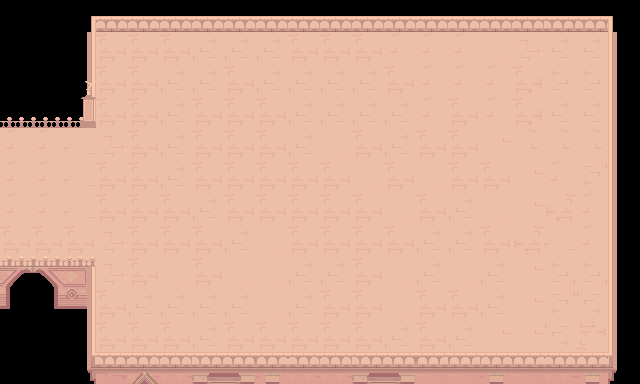

A level layout from a 2D game, rendered from its tile map. Below: a short description, then the map file with its tile-grid data intact:
An orthogonal 20x12 tile map with 32x32 px tiles, 3 tile layers (fences, floor, decorations).

<map version="1.10" tiledversion="1.10.2" orientation="orthogonal" renderorder="right-down" width="20" height="12" tilewidth="32" tileheight="32" infinite="0" nextlayerid="4" nextobjectid="1">
 <editorsettings>
  <export target="ArenaBoss.json" format="json" />
 </editorsettings>
 <tileset firstgid="1" name="GP Final Tilemap" tilewidth="32" tileheight="32" tilecount="200" columns="20">
  <image source="arenatilemap.png" width="640" height="320" />
 </tileset>
 <layer id="1" name="fences" width="20" height="12">
  <data encoding="csv">
0,0,68,84,84,84,84,84,84,84,84,84,84,84,84,84,84,69,69,2147483716,
0,0,88,0,0,0,0,0,0,0,0,0,0,0,0,0,0,0,0,2147483736,
0,0,128,0,0,0,0,0,0,0,0,0,0,0,0,0,0,0,0,2147483756,
95,96,97,0,0,0,0,0,0,0,0,0,0,0,0,0,0,0,0,2147483776,
103,0,0,0,0,0,0,0,0,0,0,0,0,0,0,0,0,0,0,107,
2147483751,0,0,0,0,0,0,0,0,0,0,0,0,0,0,0,0,0,0,107,
2147483759,0,0,0,0,0,0,0,0,0,0,0,0,0,0,0,0,0,0,107,
2147483762,0,0,0,0,0,0,0,0,0,0,0,0,0,0,0,0,0,0,107,
135,136,137,0,0,0,0,0,0,0,0,0,0,0,0,0,0,0,0,2147483736,
155,156,108,0,0,0,0,0,0,0,0,0,0,0,0,0,0,0,0,2147483756,
0,0,128,0,0,0,0,0,0,0,0,0,0,0,0,0,0,0,0,2147483776,
0,0,148,158,151,151,149,150,152,151,151,149,150,153,153,152,153,151,152,2147483796
</data>
 </layer>
 <layer id="2" name="floor" width="20" height="12">
  <data encoding="csv">
75,75,0,0,0,0,0,0,0,0,0,0,0,0,0,0,0,0,0,0,
75,75,0,89,89,89,132,132,132,89,89,89,110,110,110,113,93,92,92,0,
75,75,0,89,89,132,132,89,132,132,132,132,89,110,110,110,129,2147483740,2147483740,0,
0,0,0,89,89,132,89,89,89,132,132,132,132,110,89,110,129,92,92,0,
110,110,111,133,89,132,89,89,89,132,113,89,132,89,89,91,2147483758,2147483758,2147483758,0,
110,110,111,89,89,132,89,89,89,89,89,113,89,113,89,89,91,110,3221225604,0,
110,110,111,89,89,89,132,89,89,89,89,89,113,89,132,113,91,2147483777,110,0,
89,89,89,133,89,89,89,132,113,89,89,89,89,132,132,89,2147483757,111,110,0,
0,0,0,133,89,113,89,113,113,132,132,89,113,132,113,132,91,2147483780,2147483780,0,
67,67,157,89,132,132,132,132,113,132,89,89,113,89,89,132,91,3221225604,1073741956,0,
75,75,0,89,89,89,132,89,89,89,89,89,132,89,132,91,91,1073741956,1073741933,0,
67,67,0,0,0,0,0,0,0,0,0,0,0,0,0,0,0,0,0,0
</data>
 </layer>
 <layer id="3" name="decorations" width="20" height="12">
  <data encoding="csv">
0,0,0,0,0,0,0,0,0,0,0,0,0,0,0,0,0,0,0,0,
0,0,0,0,0,0,0,0,0,0,0,0,0,0,0,0,0,0,0,0,
0,0,14,0,0,0,0,0,0,0,0,0,0,0,0,0,0,0,0,0,
0,0,34,15,0,0,0,0,0,0,0,0,0,0,0,0,0,0,0,0,
0,0,0,0,0,0,0,0,0,0,0,0,0,0,0,0,0,0,0,0,
0,0,0,0,0,0,0,0,0,0,0,0,0,0,0,0,0,0,0,0,
0,0,0,0,0,0,0,0,0,0,0,0,0,0,0,0,0,0,0,0,
0,0,0,15,0,0,0,0,0,0,0,0,0,0,0,0,0,0,0,0,
0,0,0,0,0,0,0,0,0,0,0,0,0,0,0,0,0,0,0,0,
0,0,108,0,0,0,0,0,0,0,0,0,0,0,0,0,0,0,0,0,
0,0,0,0,0,0,0,0,0,0,0,0,0,0,0,0,0,0,0,0,
0,0,0,0,8,0,0,0,0,0,0,0,0,0,0,0,0,0,0,0
</data>
 </layer>
</map>